Frame 1 (no input): blank canvas, image omitted
Frame 60 (the mouse pressed at the canvas centre just before this capture): blank canvas, image omitted
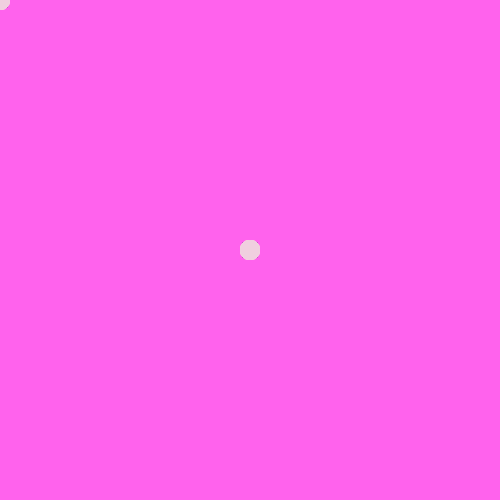
Frame 120 (the mouse held since frame 60 and released just before this capture)

The Processing sketch whose frames 1 and 60 were blank and that drew this single picture after the mouse press (run headless with seeded random() and noise(); from frame 60 on, the mouse is pressed at the canvas centre):

// Processing sketch: processing_113273
// ── processing_113273.pde

void setup(){
  size(500,500);
  background(280,98,237);
  
}

void draw(){
  noStroke();
  fill(240,206,223,200);
  
  ellipse(mouseX,mouseY,20,20);

  }
